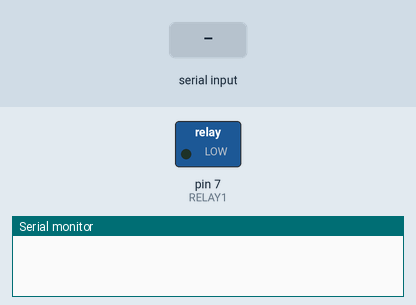
Bench run of a sketch on a simulated Arduino Uno, built with avr-gcc and run on an emulated ATmega328P. Parts: switched loads named in the sketch (green lamp = pin HIGH), the last lines printed to the serial monitor. Inputs (shaded band) come from the test bench.

Above: at 1.2 s.
1.3 s: "1\n" received over Serial
At 1.7 s:
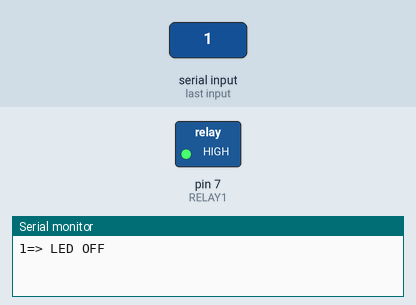
2.8 s: byte 48 ('0') received over Serial
At 4.0 s:
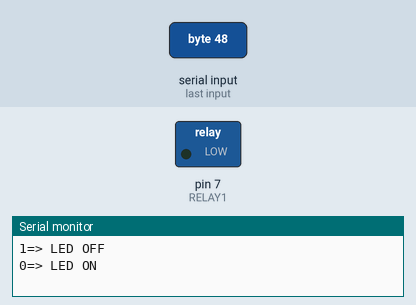
Timing chart, 0 to 5.8 s (numbered marks = the images above; inputs shaded):
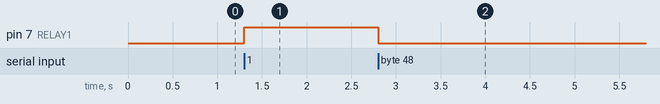

Measured:
- after the input at 1.3 s, pin 7 (RELAY1): LOW → HIGH at once
- after the input at 2.8 s, pin 7 (RELAY1): HIGH → LOW at once

The sketch:

BT___GSM_combine.ino
```cpp
#define RELAY1  7
char data = 1;
void setup()

{


Serial.begin(9600);
  pinMode(RELAY1, OUTPUT);

}

  void loop()
{
  if (Serial.available() > 0)
  {
    data= Serial.read();
    if(data=='1')
    {
      Serial.print(data);
      Serial.print("=> LED OFF");
      Serial.print("\n");
      digitalWrite(RELAY1, HIGH);
    }

    else if(data == '0')
    {
      Serial.print(data);
      Serial.print("=> LED ON");
      Serial.print("\n");
      digitalWrite(RELAY1, LOW);
    }
  }
}
```
